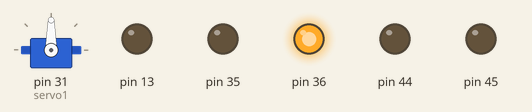
A sketch run on a simulated Arduino Mega 2560, built with avr-gcc and run on an emulated ATmega2560. Parts: servo, output pins drawn as LEDs (lit = HIGH).

Above: at 0.1 s.
Timing chart, 0 to 1.6 s (numbered marks = the images above):
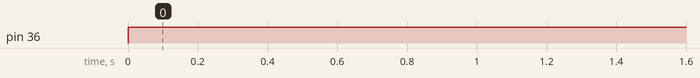

Measured:
- by itself, pin 36: LOW → HIGH at 0.00 s

The sketch:

servo.ino
```cpp
#include <Servo.h> // подключаем библиотеку для работы с сервоприводом

Servo servo1; // объявляем переменную servo типа "servo1"

void setup() {
   servo1.attach(31); // привязываем сервопривод к аналоговому выходу 11
   pinMode(44, OUTPUT);
   pinMode(45, OUTPUT);
   pinMode(13, OUTPUT);//ШИМ
   pinMode(35, OUTPUT);//драйвер
   pinMode(36, OUTPUT);//драйвер
   pinMode(5, INPUT);//драйвер
}
void vozvrat_platformy()
{
  int t1, t2, t3, t4, t5, t;
  t=1000;
  t1=analogRead(A8);
  delay(10);
  t2=analogRead(A8);
  delay(10);
  t3=analogRead(A8);
  delay(10);
  t4=analogRead(A8);
  delay(10);
  while(t>25)//(abs(t2-t1)<diap)
  {
    t5=analogRead(A8);
    t=(t1+t2+t3+t4+t5)/5;
    t1=t2;
    t2=t3;
    t3=t4;
    t4=t5;
    digitalWrite(43, HIGH);//возвращение в исходную позицию
    digitalWrite(42, LOW);
    analogWrite(12, 150);
    delay(10);
    Serial.println(analogRead(A8));
    //t2=analogRead(A8);
  }
  digitalWrite(43, LOW);
  digitalWrite(42, LOW);
}
void lenta_beret()//возможно, сделать 2 функции (на первый и второй ящики), или просто переменная flag
{
  digitalWrite(44, HIGH);//ящик отъезжает
  digitalWrite(45, LOW);
  analogWrite(13, 255);
  delay(4000);//вместо это цикл while по датчику расстояния
  digitalWrite(44, LOW);//ящик отъезжает
  digitalWrite(45, LOW);
}
void loop() {
  //vozvrat_platformy();
  digitalWrite(36, HIGH);
     digitalWrite(35, LOW);
  delay(10000);
  /*int i;
   servo1.write(70); // положение 0
   delay(2000); // ждем 2 секунды
   servo1.write(175);//вжатые вилы
   delay(2000);*/
  /*digitalWrite(44, HIGH);//ящик отъезжает
  digitalWrite(45, LOW);
  analogWrite(13, 255);*/
}
```
